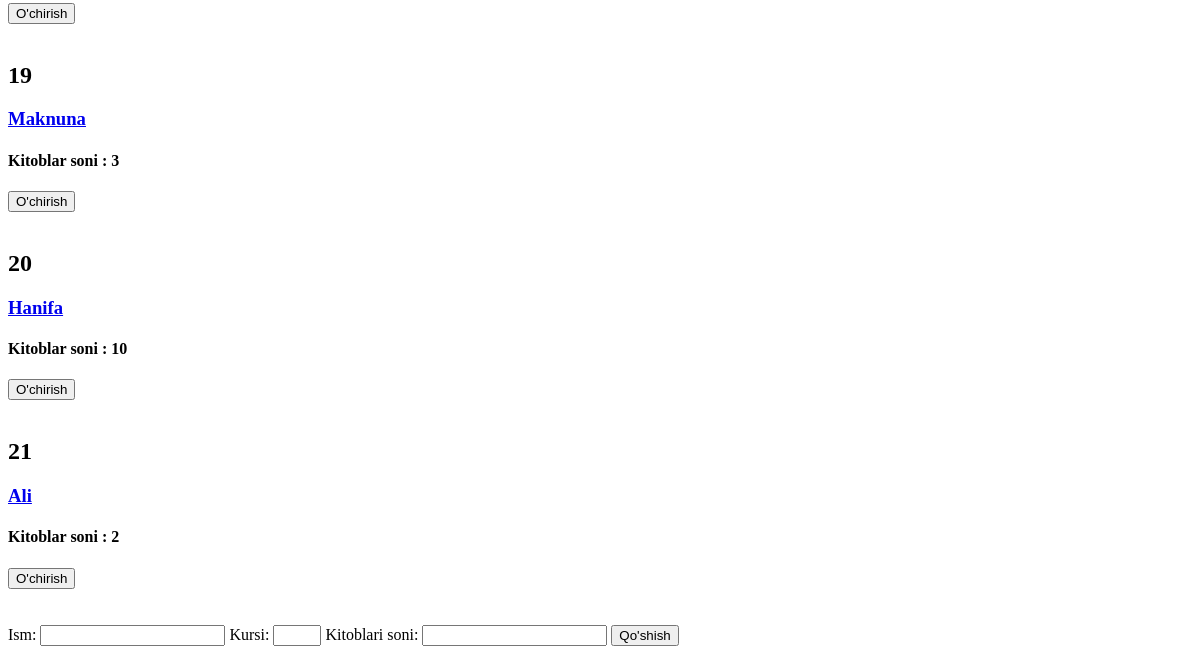
Before: /talaba/ (lower part) with the older database file.
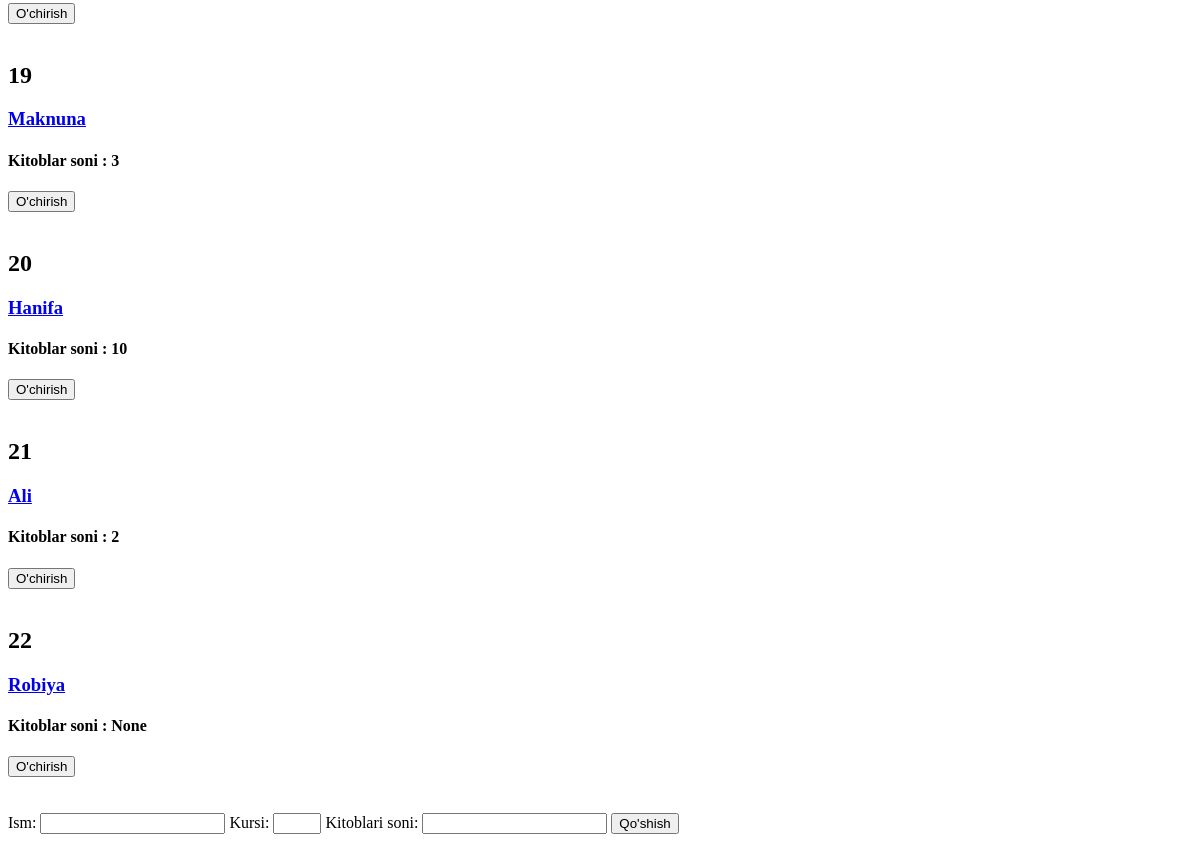
After: the same page with the newer database file.
### asosiy/models.py (models this page shows, shortened)
class Talaba(models.Model):
    ism = models.CharField(max_length=50)
    kitob_soni = models.SmallIntegerField(null=True)
    kurs = models.SmallIntegerField()
    user = models.OneToOneField(User, on_delete=models.CASCADE, null=True)

### asosiy/views.py (the view, shortened to what this page needs)
# urls.py: path('talaba/', talabalar),
def talabalar(sorov):
    soz = sorov.GET.get('qidiruv')
    if soz == "" or soz is None:
        content = {
            "student": Talaba.objects.all(),
            "forma": TalabaForm()
        }
    else:
        content = {
            "student": Talaba.objects.filter(ism__contains = soz),
            "talaba": TalabaForm()
        }
    return render(sorov , 'talabalar.html', content)

### asosiy/forms.py
class TalabaForm(forms.Form):
    def validate_ism(qiymat):
        if len(qiymat) < 3:
            raise Exception("Bunday ism  bo'lmaydi")
        return qiymat
    ism = forms.CharField(validators=[validate_ism])
    kursi = forms.IntegerField(min_value=1, max_value=4)
    k_s = forms.IntegerField(label = "Kitoblari soni")

### templates/talabalar.html (shortened to what this page needs)
<!DOCTYPE html>
<html lang="en">
<head>
</head>
<body>
    <br>
    <br>
    <br>
    <br>
    <br>
    <br>
    {% for i in student %}
    <br>
    <h2>{{i.id}}</h2>
    <h3> <a href="/talaba_edit/{{i.id}}/">{{i.ism}}</a ></h3>
    <h4> Kitoblar soni : {{i.kitob_soni}}</h4>
    <a href="/talaba_ochir/{{i.id}}"><button>O'chirish</button></a>
    <br>
    {% endfor %}
    <br>
    <br>
    <form method = "post">{% csrf_token %}
        {{forma}}
        <button type="submit"> Qo'shish </button>
    </form>
</body>
</html>

Changed rows visible on the page:
added Talaba: id "22", ism "Robiya", kitob_soni "None"
